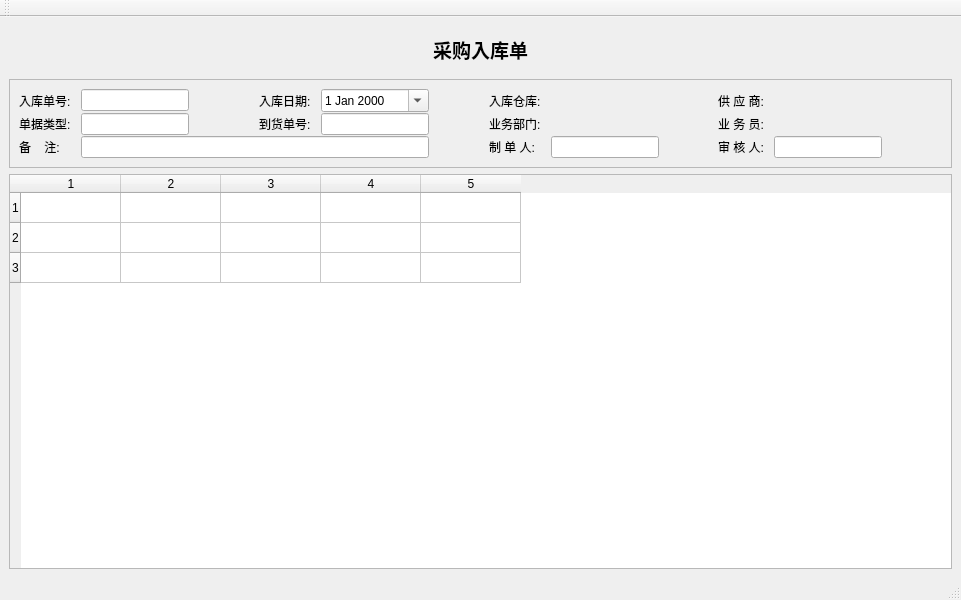
<?xml version="1.0" encoding="UTF-8"?>
<ui version="4.0">
 <class>StRdWin</class>
 <widget class="QMainWindow" name="StRdWin">
  <property name="geometry">
   <rect>
    <x>0</x>
    <y>0</y>
    <width>961</width>
    <height>600</height>
   </rect>
  </property>
  <property name="windowTitle">
   <string>MainWindow</string>
  </property>
  <widget class="QWidget" name="centralwidget">
   <layout class="QVBoxLayout" name="verticalLayout_2">
    <item>
     <widget class="QFrame" name="frame_4">
      <property name="frameShape">
       <enum>QFrame::NoFrame</enum>
      </property>
      <property name="frameShadow">
       <enum>QFrame::Plain</enum>
      </property>
      <property name="lineWidth">
       <number>0</number>
      </property>
      <layout class="QHBoxLayout" name="horizontalLayout_4">
       <item>
        <widget class="QLabel" name="label_16">
         <property name="font">
          <font>
           <family>微软雅黑</family>
           <pointsize>14</pointsize>
           <weight>75</weight>
           <bold>true</bold>
          </font>
         </property>
         <property name="text">
          <string>采购入库单</string>
         </property>
         <property name="alignment">
          <set>Qt::AlignCenter</set>
         </property>
        </widget>
       </item>
      </layout>
     </widget>
    </item>
    <item>
     <widget class="QFrame" name="frame_2">
      <property name="frameShape">
       <enum>QFrame::StyledPanel</enum>
      </property>
      <property name="frameShadow">
       <enum>QFrame::Plain</enum>
      </property>
      <layout class="QVBoxLayout" name="verticalLayout">
       <property name="spacing">
        <number>1</number>
       </property>
       <item>
        <layout class="QGridLayout" name="headGridLayout">
         <property name="horizontalSpacing">
          <number>10</number>
         </property>
         <item row="0" column="2">
          <spacer name="horizontalSpacer_3">
           <property name="orientation">
            <enum>Qt::Horizontal</enum>
           </property>
           <property name="sizeHint" stdset="0">
            <size>
             <width>40</width>
             <height>20</height>
            </size>
           </property>
          </spacer>
         </item>
         <item row="0" column="1">
          <widget class="QLineEdit" name="noEdit">
           <property name="sizePolicy">
            <sizepolicy hsizetype="Fixed" vsizetype="Fixed">
             <horstretch>0</horstretch>
             <verstretch>0</verstretch>
            </sizepolicy>
           </property>
           <property name="dragEnabled">
            <bool>true</bool>
           </property>
           <property name="readOnly">
            <bool>true</bool>
           </property>
          </widget>
         </item>
         <item row="0" column="4">
          <widget class="QDateEdit" name="dateEdit">
           <property name="sizePolicy">
            <sizepolicy hsizetype="Minimum" vsizetype="Fixed">
             <horstretch>0</horstretch>
             <verstretch>0</verstretch>
            </sizepolicy>
           </property>
           <property name="calendarPopup">
            <bool>true</bool>
           </property>
          </widget>
         </item>
         <item row="0" column="5">
          <spacer name="horizontalSpacer_4">
           <property name="orientation">
            <enum>Qt::Horizontal</enum>
           </property>
           <property name="sizeHint" stdset="0">
            <size>
             <width>40</width>
             <height>20</height>
            </size>
           </property>
          </spacer>
         </item>
         <item row="0" column="8">
          <spacer name="horizontalSpacer_5">
           <property name="orientation">
            <enum>Qt::Horizontal</enum>
           </property>
           <property name="sizeHint" stdset="0">
            <size>
             <width>40</width>
             <height>20</height>
            </size>
           </property>
          </spacer>
         </item>
         <item row="1" column="6">
          <widget class="QLabel" name="depLabel">
           <property name="sizePolicy">
            <sizepolicy hsizetype="Fixed" vsizetype="Preferred">
             <horstretch>0</horstretch>
             <verstretch>0</verstretch>
            </sizepolicy>
           </property>
           <property name="text">
            <string>业务部门:</string>
           </property>
          </widget>
         </item>
         <item row="0" column="0">
          <widget class="QLabel" name="idLabel">
           <property name="sizePolicy">
            <sizepolicy hsizetype="Fixed" vsizetype="Preferred">
             <horstretch>0</horstretch>
             <verstretch>0</verstretch>
            </sizepolicy>
           </property>
           <property name="text">
            <string>入库单号:</string>
           </property>
          </widget>
         </item>
         <item row="1" column="7">
          <widget class="QkSearchEditBox" name="depSearchEditbox">
           <property name="sizePolicy">
            <sizepolicy hsizetype="Minimum" vsizetype="Fixed">
             <horstretch>0</horstretch>
             <verstretch>0</verstretch>
            </sizepolicy>
           </property>
          </widget>
         </item>
         <item row="0" column="9">
          <widget class="QLabel" name="busLabel">
           <property name="sizePolicy">
            <sizepolicy hsizetype="Fixed" vsizetype="Preferred">
             <horstretch>0</horstretch>
             <verstretch>0</verstretch>
            </sizepolicy>
           </property>
           <property name="text">
            <string>供 应 商:</string>
           </property>
          </widget>
         </item>
         <item row="0" column="3">
          <widget class="QLabel" name="dateLabel">
           <property name="sizePolicy">
            <sizepolicy hsizetype="Fixed" vsizetype="Preferred">
             <horstretch>0</horstretch>
             <verstretch>0</verstretch>
            </sizepolicy>
           </property>
           <property name="text">
            <string>入库日期:</string>
           </property>
          </widget>
         </item>
         <item row="1" column="10">
          <widget class="QkSearchEditBox" name="userSearchEditbox">
           <property name="sizePolicy">
            <sizepolicy hsizetype="Fixed" vsizetype="Fixed">
             <horstretch>0</horstretch>
             <verstretch>0</verstretch>
            </sizepolicy>
           </property>
          </widget>
         </item>
         <item row="1" column="9">
          <widget class="QLabel" name="label_12">
           <property name="sizePolicy">
            <sizepolicy hsizetype="Fixed" vsizetype="Preferred">
             <horstretch>0</horstretch>
             <verstretch>0</verstretch>
            </sizepolicy>
           </property>
           <property name="text">
            <string>业 务 员:</string>
           </property>
          </widget>
         </item>
         <item row="1" column="11">
          <spacer name="horizontalSpacer">
           <property name="orientation">
            <enum>Qt::Horizontal</enum>
           </property>
           <property name="sizeHint" stdset="0">
            <size>
             <width>40</width>
             <height>20</height>
            </size>
           </property>
          </spacer>
         </item>
         <item row="0" column="10" colspan="2">
          <widget class="QkSearchEditBox" name="venSearchEditbox">
           <property name="sizePolicy">
            <sizepolicy hsizetype="Preferred" vsizetype="Fixed">
             <horstretch>0</horstretch>
             <verstretch>0</verstretch>
            </sizepolicy>
           </property>
          </widget>
         </item>
         <item row="1" column="0">
          <widget class="QLabel" name="label">
           <property name="text">
            <string>单据类型:</string>
           </property>
          </widget>
         </item>
         <item row="0" column="6">
          <widget class="QLabel" name="whLabel">
           <property name="text">
            <string>入库仓库:</string>
           </property>
          </widget>
         </item>
         <item row="0" column="7">
          <widget class="QkSearchEditBox" name="whSearchEditbox"/>
         </item>
         <item row="2" column="0">
          <widget class="QLabel" name="label_9">
           <property name="text">
            <string>备    注:</string>
           </property>
          </widget>
         </item>
         <item row="2" column="1" colspan="4">
          <widget class="QLineEdit" name="memoEdit"/>
         </item>
         <item row="2" column="10">
          <widget class="QLineEdit" name="auditEdit">
           <property name="sizePolicy">
            <sizepolicy hsizetype="Fixed" vsizetype="Fixed">
             <horstretch>0</horstretch>
             <verstretch>0</verstretch>
            </sizepolicy>
           </property>
           <property name="readOnly">
            <bool>true</bool>
           </property>
          </widget>
         </item>
         <item row="2" column="9">
          <widget class="QLabel" name="label_10">
           <property name="text">
            <string>审 核 人:</string>
           </property>
          </widget>
         </item>
         <item row="2" column="7">
          <widget class="QLineEdit" name="makerEdit">
           <property name="sizePolicy">
            <sizepolicy hsizetype="Fixed" vsizetype="Fixed">
             <horstretch>0</horstretch>
             <verstretch>0</verstretch>
            </sizepolicy>
           </property>
           <property name="readOnly">
            <bool>true</bool>
           </property>
          </widget>
         </item>
         <item row="2" column="6">
          <widget class="QLabel" name="label_8">
           <property name="text">
            <string>制 单 人:</string>
           </property>
          </widget>
         </item>
         <item row="1" column="3">
          <widget class="QLabel" name="arrivalLabel">
           <property name="text">
            <string>到货单号:</string>
           </property>
          </widget>
         </item>
         <item row="1" column="4">
          <widget class="QLineEdit" name="arrivalNoEdit">
           <property name="readOnly">
            <bool>true</bool>
           </property>
          </widget>
         </item>
         <item row="2" column="11">
          <widget class="QLabel" name="rdLabel">
           <property name="text">
            <string/>
           </property>
          </widget>
         </item>
         <item row="1" column="1">
          <widget class="QLineEdit" name="busTypeEdit"/>
         </item>
        </layout>
       </item>
      </layout>
     </widget>
    </item>
    <item>
     <widget class="QTableWidget" name="tableWidget">
      <property name="rowCount">
       <number>3</number>
      </property>
      <property name="columnCount">
       <number>5</number>
      </property>
      <row/>
      <row/>
      <row/>
      <column/>
      <column/>
      <column/>
      <column/>
      <column/>
     </widget>
    </item>
   </layout>
  </widget>
  <widget class="QStatusBar" name="statusbar"/>
  <widget class="QToolBar" name="toolBar">
   <property name="windowTitle">
    <string>toolBar</string>
   </property>
   <attribute name="toolBarArea">
    <enum>TopToolBarArea</enum>
   </attribute>
   <attribute name="toolBarBreak">
    <bool>false</bool>
   </attribute>
  </widget>
 </widget>
 <customwidgets>
  <customwidget>
   <class>QkSearchEditBox</class>
   <extends>QWidget</extends>
   <header>qksearcheditbox.h</header>
  </customwidget>
 </customwidgets>
 <resources/>
 <connections/>
</ui>
